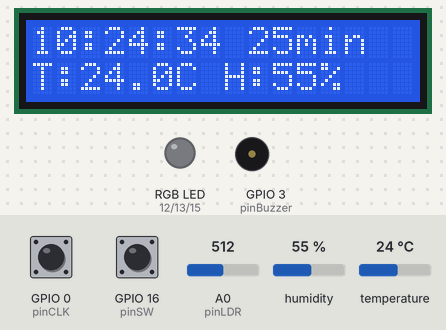
Bench run of a sketch on a simulated ESP8266 (NodeMCU). On the bench: 16×2 character LCD, an RGB LED mixed from three pins (HIGH = lit), buzzer (waves = sounding, pin HIGH). The inputs (shaded band) are chosen by the test bench; at power-on: GPIO 16 (pinSW) HIGH, A0 (pinLDR) = 512, humidity 55 %, GPIO 0 (pinCLK) HIGH, temperature 24 °C. Dim RGB values are drawn brighter than linear; WiFi joins after 1.5 s; servers stay silent unless stated; the local clock reads 2024-03-15 10:24:30 at power-on unless the sketch sets it.

Above: at 4.3 s.
4.4 s: GPIO 16 (pinSW) pulled LOW for 3.2 s
At 8.4 s:
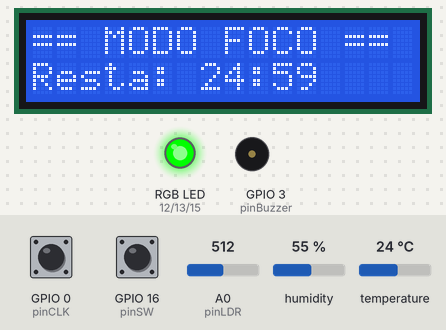
9.1 s: A0 (pinLDR) set to 306
At 10.4 s:
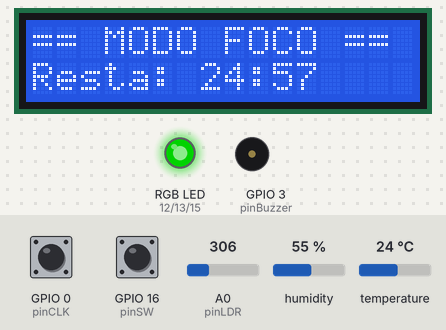
11.1 s: GPIO 16 (pinSW) pulled LOW for 0.15 s
At 11.23 s:
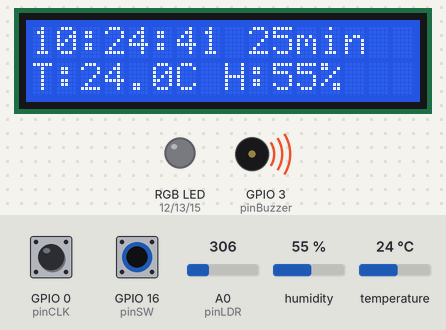
12.7 s: humidity set to 31 %
At 15.9 s:
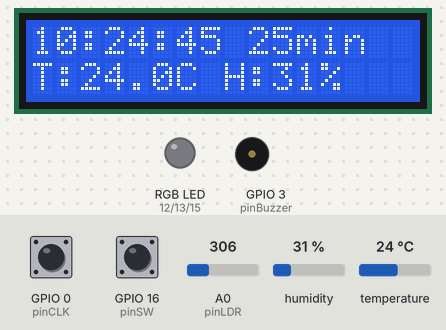
16.6 s: humidity set to 28 %
At 19.9 s:
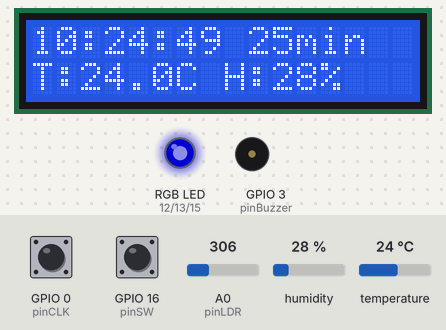
22.6 s: GPIO 16 (pinSW) pulled LOW for 0.15 s
At 23.4 s:
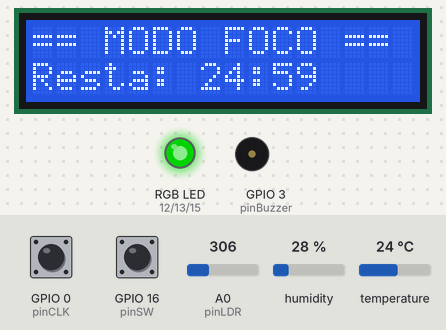
Timing chart, 0 to 25.2 s (numbered marks = the images above; inputs shaded):
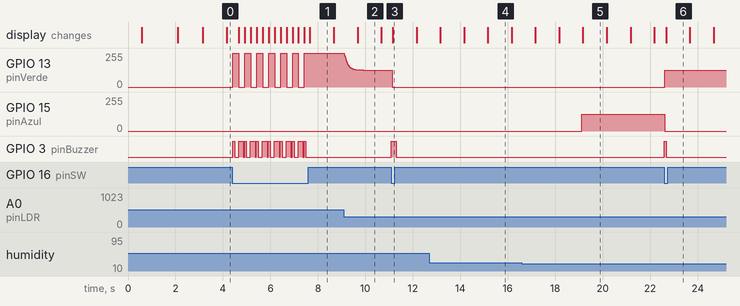

The sketch:

secretario_mudo_esp8266.ino
```cpp
/*
  Secretario Mudo IoT - ESP8266 (NodeMCU / ESP8266MOD)

  MAPA DE PINES (etiqueta NodeMCU -> GPIO)
  LCD I2C  : SDA=D2(GPIO4)  SCL=D1(GPIO5)  VCC=VIN(5V)  GND
  DHT11    : DATA=D5(GPIO14)  VCC=3V3  GND
  LDR      : divisor (LDR + resistor 10k a GND) -> punto medio a A0, extremo a 3V3
  LED RGB  : R=D6(GPIO12)  G=D7(GPIO13)  B=D8(GPIO15)  (cada uno con 220 ohm; GND comun)
  Encoder  : CLK=D3(GPIO0)  DT=D4(GPIO2)  SW=D0(GPIO16)  (+ a 3V3, GND)
             * SW en D0 necesita una resistencia pull-up externa de 10k a 3V3
  Buzzer   : RX(GPIO3) (buzzer activo) y GND
             * Se usa Serial solo en TX para liberar el pin RX
*/
#include <Wire.h>
#include <LiquidCrystal_I2C.h>
#include <DHT.h>
#include <ESP8266WiFi.h>
#include <time.h>

// ---------- WiFi / NTP ----------
const char* WIFI_SSID = "BUKA";
const char* WIFI_PASS = "diego123.";
const long  GMT_OFFSET_SEG = -6 * 3600;   // Costa Rica UTC-6
const int   DST_OFFSET_SEG = 0;           // sin horario de verano

// ---------- Pines ----------
const int pinSDA = 4,  pinSCL = 5;        // D2, D1
#define DHTPIN 14                         // D5
#define DHTTYPE DHT11
const int pinLDR = A0;                    // unico pin analogico (0-1023)
const int pinRojo = 12, pinVerde = 13, pinAzul = 15;   // D6, D7, D8
const int pinCLK = 0, pinDT = 2, pinSW = 16;           // D3, D4, D0
const int pinBuzzer = 3;                               // RX

// ---------- Objetos ----------
DHT dht(DHTPIN, DHTTYPE);
LiquidCrystal_I2C lcd(0x27, 16, 2);       // usa 0x3F si no enciende

// ---------- Pomodoro ----------
enum Estado { REPOSO, FOCO, DESCANSO };
Estado estado = REPOSO;

const int  presets[] = {15, 25, 45};      // minutos de trabajo
const int  numPresets = 3;
int        idxPreset = 1;                 // arranca en 25 min
const int  minutosDescanso = 5;

unsigned long inicioFase = 0;
unsigned long duracionFase = 0;           // en ms

// ---------- Alertas ambientales (LED azul en reposo) ----------
const float TEMP_MAX = 30.0;
const float HUM_MIN = 30.0, HUM_MAX = 70.0;

// ---------- Sensores ----------
float temperatura = NAN, humedad = NAN;
unsigned long ultimoDHT = 0;
const unsigned long intervaloDHT = 2000;

// ---------- LDR / brillo ----------
const float brilloMinimo = 0.50;
const float umbralInf = 0.30, umbralSup = 0.50;
const float suavizado = 0.15;
int luzMin = 80, luzMax = 900;            // ADC de 10 bits (0-1023); ajusta viendo el Serial
float brilloActual = 1.0;
unsigned long ultimoLED = 0;
const unsigned long intervaloLED = 20;

// ---------- Encoder / boton ----------
int ultimoEstadoCLK;
unsigned long ultimoBoton = 0;
const unsigned long tiempoDebounce = 250;

// ---------- Pantalla ----------
unsigned long ultimoLCD = 0;
const unsigned long intervaloLCD = 250;

// ---------- Buzzer sin bloqueo ----------
int beepRestantes = 0;
bool beepOn = false;
unsigned long ultimoBeep = 0;
unsigned long beepDurOn = 100, beepDurOff = 100;

void iniciarBeep(int veces, unsigned long durOn, unsigned long durOff) {
  beepRestantes = veces;
  beepDurOn = durOn;
  beepDurOff = durOff;
  beepOn = false;
  ultimoBeep = millis() - durOff;         // suena de inmediato
}

void actualizarBuzzer() {
  if (beepRestantes <= 0) { digitalWrite(pinBuzzer, LOW); return; }
  unsigned long ahora = millis();
  if (!beepOn && ahora - ultimoBeep >= beepDurOff) {
    digitalWrite(pinBuzzer, HIGH);
    beepOn = true;
    ultimoBeep = ahora;
  } else if (beepOn && ahora - ultimoBeep >= beepDurOn) {
    digitalWrite(pinBuzzer, LOW);
    beepOn = false;
    beepRestantes--;
    ultimoBeep = ahora;
  }
}

// ---------- LDR ----------
int leerLuz() {
  long suma = 0;
  for (int i = 0; i < 10; i++) suma += analogRead(pinLDR);   // promedio de 10 lecturas
  return suma / 10;
}

float nivelLuz(int luz) {
  int span = max(luzMax - luzMin, 1);
  return constrain((luz - luzMin) / (float)span, 0.0, 1.0);
}

float pasoSuave(float a, float b, float x) {
  float t = constrain((x - a) / (b - a), 0.0, 1.0);
  return t * t * (3 - 2 * t);
}

// ---------- LED RGB ----------
bool hayAlertaAmbiental() {
  if (isnan(temperatura) || isnan(humedad)) return false;
  return temperatura > TEMP_MAX || humedad < HUM_MIN || humedad > HUM_MAX;
}

void actualizarLED() {
  if (millis() - ultimoLED < intervaloLED) return;
  ultimoLED = millis();

  int cr = 0, cg = 0, cb = 0;
  switch (estado) {
    case FOCO:     cg = 255; break;                 // verde
    case DESCANSO: cr = 255; break;                 // rojo
    case REPOSO:   if (hayAlertaAmbiental()) cb = 255; break;  // azul
  }

  float nivel = nivelLuz(leerLuz());
  float objetivo = brilloMinimo + (1.0 - brilloMinimo) * pasoSuave(umbralInf, umbralSup, nivel);
  brilloActual += (objetivo - brilloActual) * suavizado;

  analogWrite(pinRojo,  (int)(cr * brilloActual));
  analogWrite(pinVerde, (int)(cg * brilloActual));
  analogWrite(pinAzul,  (int)(cb * brilloActual));
}

// ---------- DHT ----------
void actualizarDHT() {
  if (millis() - ultimoDHT < intervaloDHT) return;
  ultimoDHT = millis();
  float h = dht.readHumidity();
  float t = dht.readTemperature();
  if (!isnan(h)) humedad = h;               // si falla, conserva el ultimo valor
  if (!isnan(t)) temperatura = t;
}

// ---------- Pomodoro ----------
void iniciarFase(Estado nuevo, unsigned long minutos) {
  estado = nuevo;
  inicioFase = millis();
  duracionFase = minutos * 60UL * 1000UL;
}

void actualizarPomodoro() {
  if (estado == REPOSO) return;
  if (millis() - inicioFase >= duracionFase) {
    if (estado == FOCO) {
      iniciarBeep(4, 150, 150);
      iniciarFase(DESCANSO, minutosDescanso);
    } else {
      iniciarBeep(2, 300, 200);
      estado = REPOSO;
    }
  }
}

// ---------- Entradas ----------
void leerEncoder() {
  int estadoCLK = digitalRead(pinCLK);
  if (estadoCLK != ultimoEstadoCLK && estadoCLK == LOW) {
    if (estado == REPOSO) {                 // solo se cambia el tiempo en reposo
      if (digitalRead(pinDT) != estadoCLK) idxPreset = (idxPreset + 1) % numPresets;
      else idxPreset = (idxPreset + numPresets - 1) % numPresets;
    }
  }
  ultimoEstadoCLK = estadoCLK;
}

void leerBoton() {
  if (digitalRead(pinSW) == LOW && millis() - ultimoBoton > tiempoDebounce) {
    ultimoBoton = millis();
    if (estado == REPOSO) {
      iniciarFase(FOCO, presets[idxPreset]);
      iniciarBeep(1, 80, 0);
    } else {
      estado = REPOSO;                      // cancelar
      iniciarBeep(1, 200, 0);
    }
  }
}

// ---------- LCD ----------
void imprimirLinea(int fila, String texto) {
  while (texto.length() < 16) texto += ' ';
  lcd.setCursor(0, fila);
  lcd.print(texto.substring(0, 16));
}

void actualizarLCD() {
  if (millis() - ultimoLCD < intervaloLCD) return;
  ultimoLCD = millis();

  if (estado == REPOSO) {
    char hora[9] = "--:--:--";
    time_t ahora = time(nullptr);
    if (ahora > 1700000000) {               // la hora ya fue sincronizada por NTP
      struct tm ti;
      localtime_r(&ahora, &ti);
      strftime(hora, sizeof(hora), "%H:%M:%S", &ti);
    }
    imprimirLinea(0, String(hora) + " " + String(presets[idxPreset]) + "min");

    String l2 = "T:";
    l2 += isnan(temperatura) ? "--" : String(temperatura, 1);
    l2 += "C H:";
    l2 += isnan(humedad) ? "--" : String((int)humedad);
    l2 += "%";
    imprimirLinea(1, l2);
  } else {
    unsigned long restanteSeg = (duracionFase - (millis() - inicioFase)) / 1000UL;
    char buf[17];
    snprintf(buf, sizeof(buf), "Resta: %02lu:%02lu", restanteSeg / 60, restanteSeg % 60);
    imprimirLinea(0, estado == FOCO ? "== MODO FOCO ==" : "== DESCANSO ==");
    imprimirLinea(1, String(buf));
  }
}

// ---------- Setup / Loop ----------
void setup() {
  Serial.begin(115200, SERIAL_8N1, SERIAL_TX_ONLY);   // solo TX, RX queda libre para el buzzer
  delay(500);

  pinMode(pinCLK, INPUT_PULLUP);
  pinMode(pinDT, INPUT_PULLUP);
  pinMode(pinSW, INPUT);                    // GPIO16 no tiene pull-up interno: usa 10k externa a 3V3
  pinMode(pinBuzzer, OUTPUT);
  digitalWrite(pinBuzzer, LOW);
  pinMode(pinRojo, OUTPUT);
  pinMode(pinVerde, OUTPUT);
  pinMode(pinAzul, OUTPUT);
  analogWriteRange(255);                    // PWM de 0-255 como en el ESP32
  ultimoEstadoCLK = digitalRead(pinCLK);

  Wire.begin(pinSDA, pinSCL);
  lcd.init();
  lcd.backlight();
  dht.begin();

  lcd.setCursor(0, 0);
  lcd.print("Conectando WiFi");
  WiFi.mode(WIFI_STA);
  WiFi.begin(WIFI_SSID, WIFI_PASS);

  unsigned long ini = millis();
  while (WiFi.status() != WL_CONNECTED && millis() - ini < 15000) delay(250);

  configTime(GMT_OFFSET_SEG, DST_OFFSET_SEG, "pool.ntp.org", "time.google.com");
  lcd.clear();
  imprimirLinea(0, WiFi.status() == WL_CONNECTED ? "WiFi OK" : "Sin WiFi");
  delay(1000);
  lcd.clear();
}

void loop() {
  leerEncoder();
  leerBoton();
  actualizarDHT();
  actualizarPomodoro();
  actualizarLED();
  actualizarBuzzer();
  actualizarLCD();
}
```

Measured:
- the behaviour switches between 30 and 29 % on humidity (found by bisection; images 4 and 5)
- after the input at 4.4 s, GPIO 13 (pinVerde): alternates 255/255 for 0.25 s and 0/255 for 0.25 s, 13 changes in all, then stays 255/255, starting at once; GPIO 3 (pinBuzzer): LOW → HIGH at once, then repeats every 0.50 s: LOW 0.17 s, HIGH 0.20 s, LOW 0.05 s, HIGH 0.08 s, until it stays LOW from 7.5 s; the display: changes after 0.26 s (image 1)
- after the input at 9.1 s, GPIO 13 (pinVerde): moves from 255/255 to 127/255 over 0.80 s, starting at once
- after the input at 11.1 s, GPIO 13 (pinVerde): 127/255 → 0/255 at once; GPIO 3 (pinBuzzer): LOW → HIGH at once, → LOW 0.20 s later; the display: changes after 0.06 s (image 3)
- after the input at 16.6 s, GPIO 15 (pinAzul): 0/255 → 127/255 after 2.5 s
- after the input at 22.6 s, GPIO 13 (pinVerde): 0/255 → 127/255 at once; GPIO 15 (pinAzul): 127/255 → 0/255 at once; GPIO 3 (pinBuzzer): LOW → HIGH at once, → LOW 0.08 s later; the display: changes after 0.08 s (image 6)
- what the display in image 2 shows lasts 1.0 s, from 9.7 s to 10.7 s
